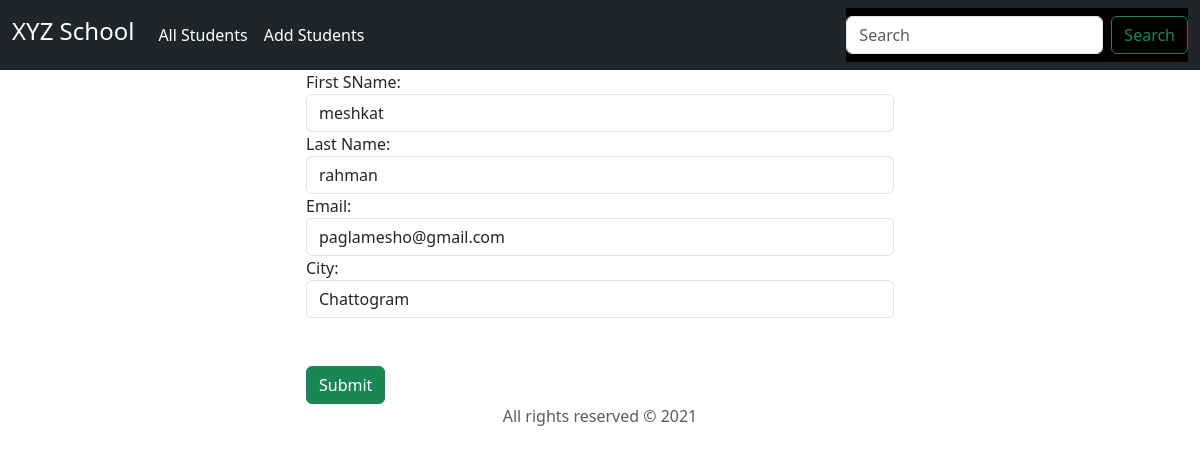
The page /update/4/ on the database its author committed.
### student_manage/models.py (models this page shows, shortened)
class Student(models.Model):
            fname = models.CharField(max_length=100)
            lname = models.CharField(max_length=100)
            email = models.EmailField()
            city = models.CharField(max_length=100, default='Chattogram')

### student_manage/views.py (the view)
# urls.py: path('update/<int:id>/', views.update_student, name='update'),
def update_student(request , id):
    if request.method == 'POST':
        student = Student.objects.get(pk = id)
        fm = StudentForm(request.POST, instance=student)
        if fm.is_valid():
            fm.save()
            return HttpResponseRedirect("/")
    else:
        student = Student.objects.get(pk = id)
        fm= StudentForm(instance=student)
    return render(request, "student_list/update_student.html", {'form':fm})

### student_manage/forms.py
class StudentForm(forms.ModelForm):
    class Meta:
        model = Student
        fields = "__all__"
        labels = {
            'fname': 'First SName',
            'lname': "Last Name",
            'email': 'Email',
            'city': 'City',
        }
        widgets={
            'fname': forms.TextInput(attrs={'class':'form-control'}),
            'lname': forms.TextInput(attrs={'class':'form-control'}),
            'email': forms.EmailInput(attrs={'class':'form-control'}),
            'city': forms.TextInput(attrs={'class':'form-control'}),
        }

### templates/student_list/update_student.html (shortened to what this page needs)
{% include "student_list/base.html" %}
{% block content1 %}
<div class="row">
<div class="col-md-6 offset-md-3">
<form Action="" method="POST" novalidate>
{% for field in form  %}
 {{field.label_tag}}
 {{field}}
{% endfor %}
<input type="submit" class="btn btn-success  mt-5">
</form>
</div>
</div>
{% endblock content1 %}
{% include "student_list/lbase.html" %}

### rows shown on the page
Student: form "meshkat" "rahman" "paglamesho@gmail.com" "Chattogram"

### other values the page prints
{{ field.label_tag }} "First SName:" "Last Name:" "Email:" "City:"
